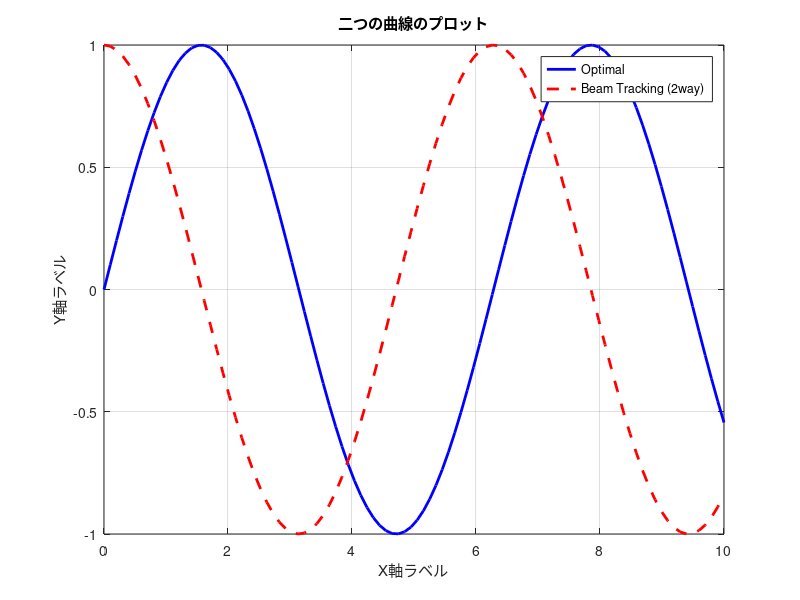

Write the MATLAB code that produced this figure.
% データの作成
x = linspace(0, 10, 100); % x軸の値を生成

% Optimal曲線のデータ
y_optimal = sin(x);

% Beam Tracking (2way)曲線のデータ
y_beam_tracking = cos(x);

% プロット
figure;
plot(x, y_optimal, 'b-', 'LineWidth', 2, 'DisplayName', 'Optimal'); % 青色でOptimal曲線をプロット
hold on;
plot(x, y_beam_tracking, 'r--', 'LineWidth', 2, 'DisplayName', 'Beam Tracking (2way)'); % 赤色でBeam Tracking曲線をプロット
hold off;

% ラベルの追加
xlabel('X軸ラベル');
ylabel('Y軸ラベル');
title('二つの曲線のプロット');

% 凡例の追加
legend('Location', 'Best');

% グリッドの表示
grid on;

